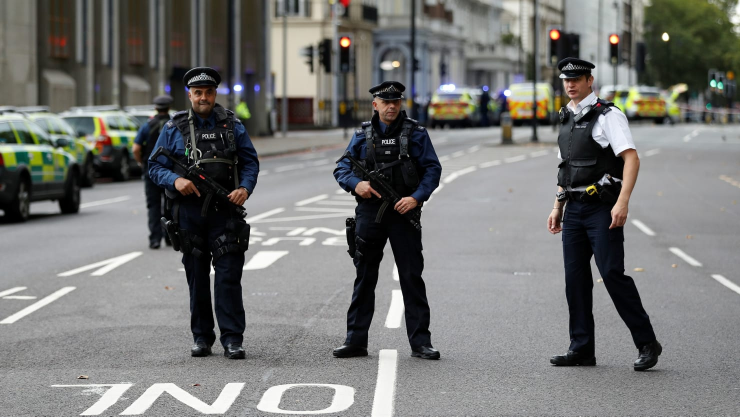
#> input picture Lektion2/london-police.jpg, 1480 x 833 px, given in place of the camera (shown at 1/2 size)
$ python FullBodyHog.py
#> lines starting #> are read from the running program, lines starting #| are printed output that depends on the picture; after the words box and inside, x2 and y2 are one past the last pixel; in counts of white or black regions, pixels touching at a corner belong together
import numpy as np
import cv2

cap = cv2.VideoCapture(0)
print(cap.isOpened())
hog = cv2.HOGDescriptor()
hog.setSVMDetector(cv2.HOGDescriptor_getDefaultPeopleDetector())
while True:
    r, frame = cap.read()
#> frame is the input picture: shape (833, 1480, 3); mean B, G, R 114.9, 116.9, 116.5
    if r:
        frame = cv2.resize(frame, (640, 360))  # Downscale to improve frame rate
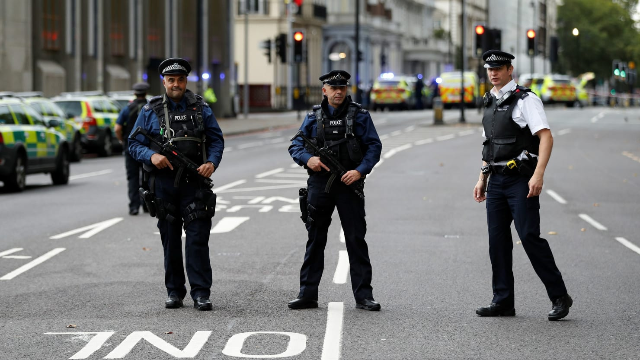
#> frame: shape (360, 640, 3); mean B, G, R 114.8, 116.8, 116.4
        gray_frame = cv2.cvtColor(frame, cv2.COLOR_RGB2GRAY)  # HOG needs a grayscale image
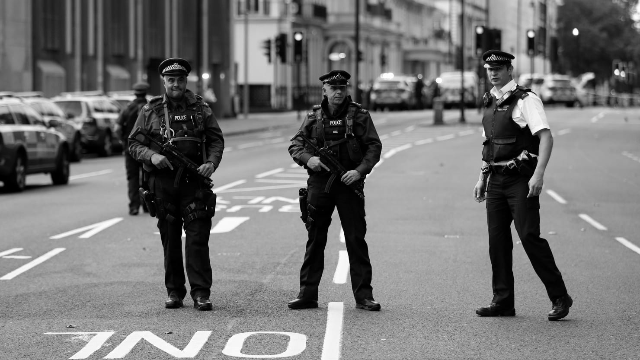
#> gray_frame: shape (360, 640); min 0, max 255, mean 116.1

        rects, weights = hog.detectMultiScale(gray_frame)
#> rects = [[113, 65, 141, 281], [436, 40, 147, 294], [259, 32, 157, 313]]; weights = [2, 1.65, 1.69]


        for i, (x, y, w, h) in enumerate(rects):
            if weights[i] < 0.7:
                continue
            cv2.rectangle(frame, (x, y), (x + w, y + h), (0, 255, 0), 2)
#> this loop made 3 passes
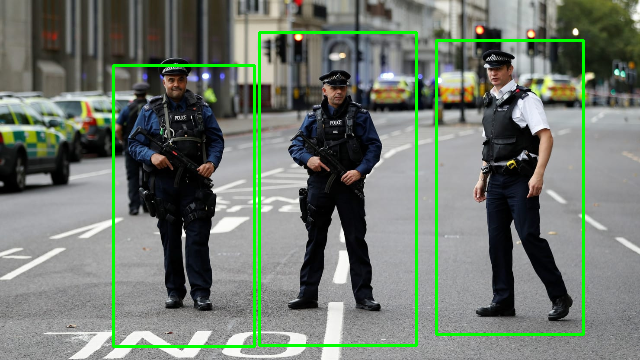
#> frame: shape (360, 640, 3); 3.47% of pixels changed, all inside (x1, y1, x2, y2) = (112, 31, 585, 348)

        cv2.imshow("preview", frame)
    k = cv2.waitKey(1)
#> (key q is pressed here)
    if k & 0xFF == ord("q"):  # Exit condition
      break

cap.release()
cv2.destroyAllWindows()
